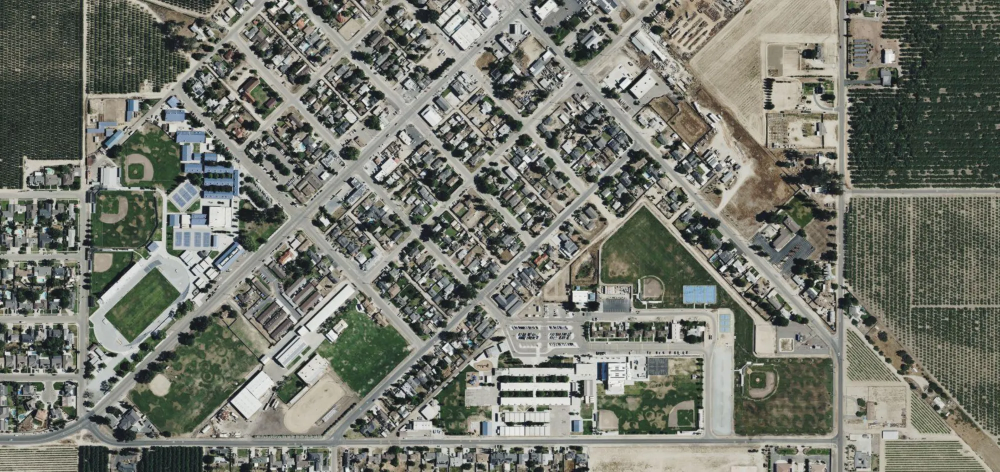
#> input picture deliverables/figures/base_clean.png, 2000 x 943 px (shown at 1/2 size)
$ python annotate_maps.py
#> lines starting #> are read from the running program, lines starting #| are printed output that depends on the picture
"""Annotated site maps on the labeled aerial (figures/base_labeled.png).
Coordinates are pixel positions read from the aerial; they are approximate and must be checked on the ground."""
import matplotlib
matplotlib.use("Agg")
import matplotlib.pyplot as plt
from matplotlib.patches import Polygon, FancyBboxPatch
import matplotlib.image as mpimg
import numpy as np

BASE = mpimg.imread("figures/base_clean.png")
#> BASE is the input picture: shape (943, 2000, 3) float32; mean R, G, B 0.456, 0.467, 0.428
TEAL, GOLD, RED, BLUE, GREY = "#0e5a57", "#e0a526", "#b5452b", "#2b5fa8", "#333333"

def canvas(title):
    fig, ax = plt.subplots(figsize=(10, 5.2))
    ax.imshow(BASE)
    ax.set_xlim(0, 2000); ax.set_ylim(943, 0); ax.axis("off")
    ax.set_title(title, fontsize=11, loc="left", color=GREY)
    for (x, y, t) in [(430, 300, "Caruthers High School"), (1120, 640, "Caruthers Elementary"), (790, 560, "Caruthers District Fair")]:
        ax.text(x, y, t, fontsize=7.5, color="black", ha="center", va="center",
                bbox=dict(boxstyle="round,pad=0.25", fc="white", ec="none", alpha=0.85))
    return fig, ax

def note(fig, text):
    fig.text(0.01, 0.01, text, fontsize=8, color=GREY, ha="left", va="bottom")

def zone(ax, pts, color, label, lx, ly, alpha=0.22, ls="-"):
    ax.add_patch(Polygon(pts, closed=True, facecolor=color, alpha=alpha, edgecolor=color, lw=2, ls=ls))
    ax.text(lx, ly, label, fontsize=8.5, ha="center", va="center", color="white",
            bbox=dict(boxstyle="round,pad=0.3", fc=color, ec="none", alpha=0.95))

def route(ax, pts, color, label, lx, ly, ls="-"):
    xs, ys = zip(*pts)
    ax.plot(xs, ys, color=color, lw=3.2, ls=ls, solid_capstyle="round")
    ax.annotate("", xy=pts[-1], xytext=pts[-2], arrowprops=dict(arrowstyle="-|>", color=color, lw=3))
    ax.text(lx, ly, label, fontsize=8.5, ha="center", va="center", color="white",
            bbox=dict(boxstyle="round,pad=0.3", fc=color, ec="none", alpha=0.95))

# 1. Overview of the sites
fig, ax = canvas("Figure 5. Sites: high school, elementary, fairgrounds, and the open grass lot (aerial, approximate)")
zone(ax, [(300, 190), (480, 190), (480, 430), (300, 430)], TEAL, "High school", 390, 160)
zone(ax, [(200, 530), (370, 530), (370, 690), (200, 690)], TEAL, "HS field", 285, 610, alpha=0.15)
zone(ax, [(1000, 690), (1300, 690), (1300, 880), (1000, 880)], BLUE, "Elementary school", 1150, 905)
zone(ax, [(1200, 330), (1500, 330), (1500, 560), (1200, 560)], BLUE, "Community field", 1350, 300, alpha=0.15)
zone(ax, [(700, 470), (900, 470), (900, 640), (700, 640)], GOLD, "Fairgrounds", 800, 440)
zone(ax, [(640, 600), (820, 600), (820, 790), (640, 790)], RED, "Open grass lot\n(fair parking)", 730, 690, alpha=0.2)
ax.text(1140, 860, "", fontsize=1)
note(fig, "Sites approximate, read from the aerial. Open grass lot is the fair's parking across from the high school, next to the fire station.")
fig.tight_layout(rect=(0, 0.04, 1, 1)); fig.savefig("figures/map_overview.png", dpi=200); plt.close(fig)
#> after `fig.tight_layout(rect=(0, 0.04, 1, 1))`:
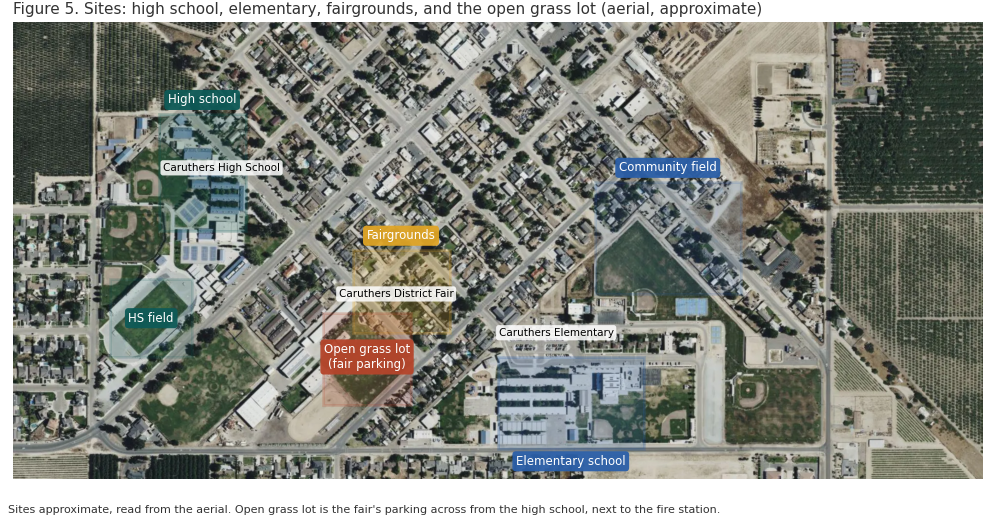
#> figure drawn by matplotlib, 1 panel

# 2. Walking route for field-show bands, elementary to high school
fig, ax = canvas("Figure 6. Walking route for field-show bands: community field to elementary to high school (approximate)")
zone(ax, [(1200, 330), (1500, 330), (1500, 560), (1200, 560)], BLUE, "Warm-up and staging\n(community field)", 1350, 300, alpha=0.15)
zone(ax, [(1000, 690), (1300, 690), (1300, 880), (1000, 880)], BLUE, "Clinic (elementary)", 1150, 905)
zone(ax, [(200, 530), (370, 530), (370, 690), (200, 690)], TEAL, "Show slot", 285, 610, alpha=0.15)
zone(ax, [(300, 190), (480, 190), (480, 430), (300, 430)], TEAL, "High school", 390, 160, alpha=0.15)
route(ax, [(1190, 600), (1060, 610), (960, 600), (850, 540), (700, 470), (560, 420), (460, 410)], GOLD,
      "Walk (distance to be measured), flagged crossings", 820, 390)
note(fig, "Walk along W. Sandy Ave. and S. Raider Ave. (approximate). Flaggers at each crossing.")
fig.tight_layout(rect=(0, 0.04, 1, 1)); fig.savefig("figures/map_walk.png", dpi=200); plt.close(fig)
#> after `fig.tight_layout(rect=(0, 0.04, 1, 1))`:
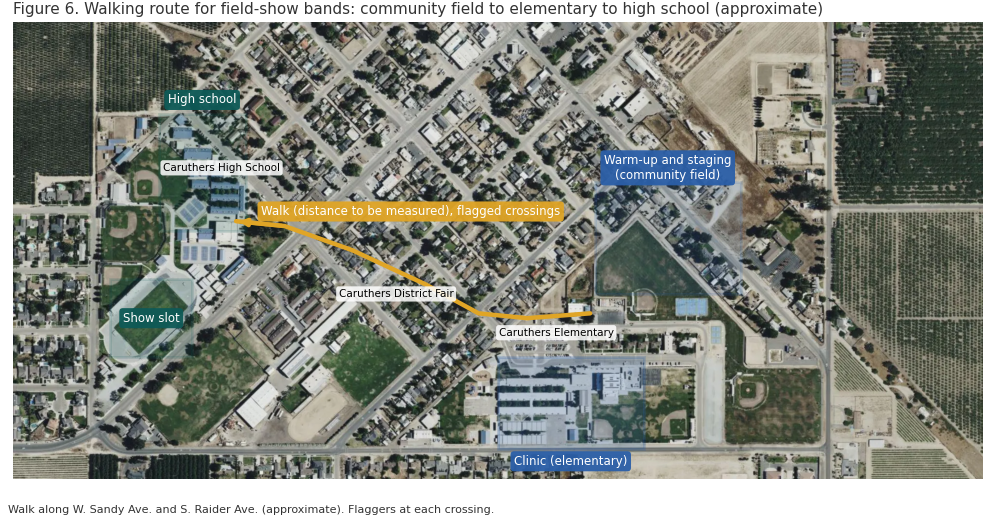
#> figure drawn by matplotlib, 1 panel

# 3. Parking, trailer staging and gate off Clemenceau
fig, ax = canvas("Figure 7. Parking and trailer plan: visitors use the elementary lot, trailers stage off Clemenceau (approximate)")
zone(ax, [(640, 600), (820, 600), (820, 790), (640, 790)], RED, "Fair parking\n(open grass lot)", 730, 690, alpha=0.2)
zone(ax, [(1000, 630), (1150, 630), (1150, 700), (1000, 700)], BLUE, "Elementary lot:\nvisitors and shuttle", 1230, 790, alpha=0.2)
zone(ax, [(215, 600), (520, 600), (520, 860), (215, 860)], GOLD, "Candidate trailer\nstaging (grass)", 370, 730, alpha=0.2)
ax.text(560, 845, "Gate", fontsize=8.5, color="white", ha="center", va="center", weight="bold", bbox=dict(boxstyle="round,pad=0.3", fc=RED, ec="none"))
ax.annotate("", xy=(505, 900), xytext=(505, 862), arrowprops=dict(arrowstyle="-|>", color=RED, lw=2.5))
route(ax, [(560, 905), (560, 870), (520, 800), (470, 760)], GOLD, "Trailers in from Clemenceau", 700, 905, ls="--")
note(fig, "Gate location, grass ownership and fire station position to confirm. Fire lane must stay clear.")
fig.tight_layout(rect=(0, 0.04, 1, 1)); fig.savefig("figures/map_parking.png", dpi=200); plt.close(fig)
#> after `fig.tight_layout(rect=(0, 0.04, 1, 1))`:
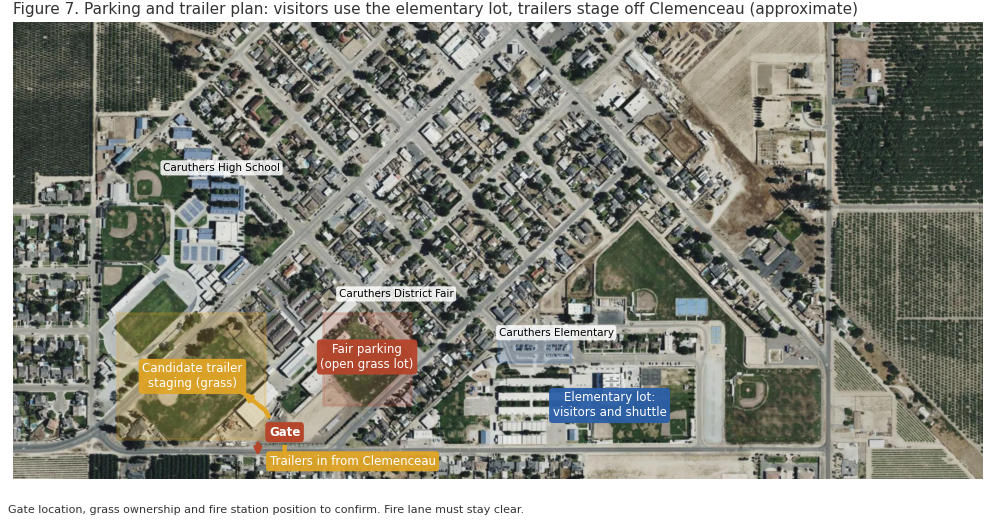
#> figure drawn by matplotlib, 1 panel

# 4. Parade segment (approximate) on the labeled aerial
fig, ax = canvas("Figure 8. Parade segment, 10 a.m. on W. Tahoe Ave. from S. March Ave. to S. Raider Ave. (approximate, VERIFY)")
route(ax, [(780, 230), (700, 300), (620, 370), (520, 420)], RED, "Parade: W. Tahoe Ave., March to Raider", 650, 200, ls="--")
zone(ax, [(640, 600), (820, 600), (820, 790), (640, 790)], RED, "Fair parking", 730, 690, alpha=0.1)
zone(ax, [(300, 190), (480, 190), (480, 430), (300, 430)], TEAL, "High school", 390, 160, alpha=0.15)
note(fig, "Parade segment is approximate; the fair board must confirm the route before any band packet is issued.")
fig.tight_layout(rect=(0, 0.04, 1, 1)); fig.savefig("figures/map_parade.png", dpi=200); plt.close(fig)
#> after `fig.tight_layout(rect=(0, 0.04, 1, 1))`:
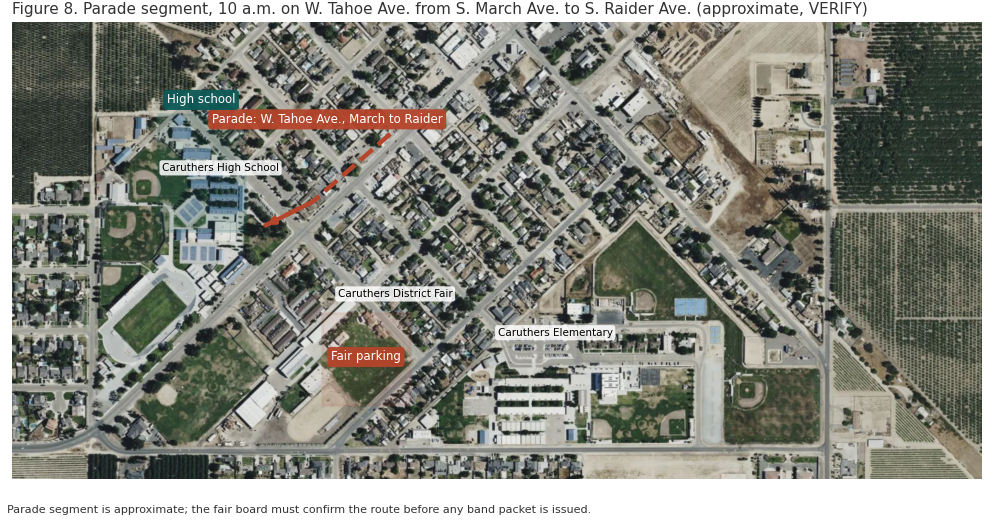
#> figure drawn by matplotlib, 1 panel
print("maps saved")
